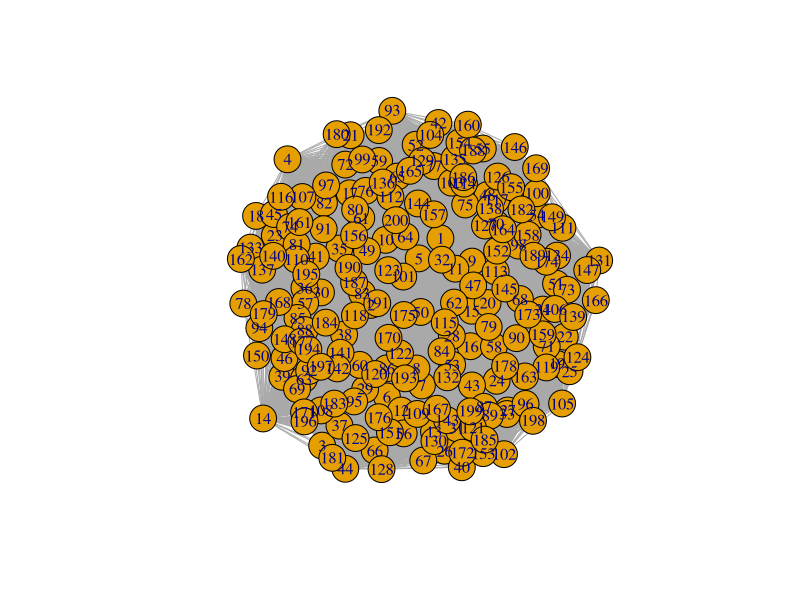
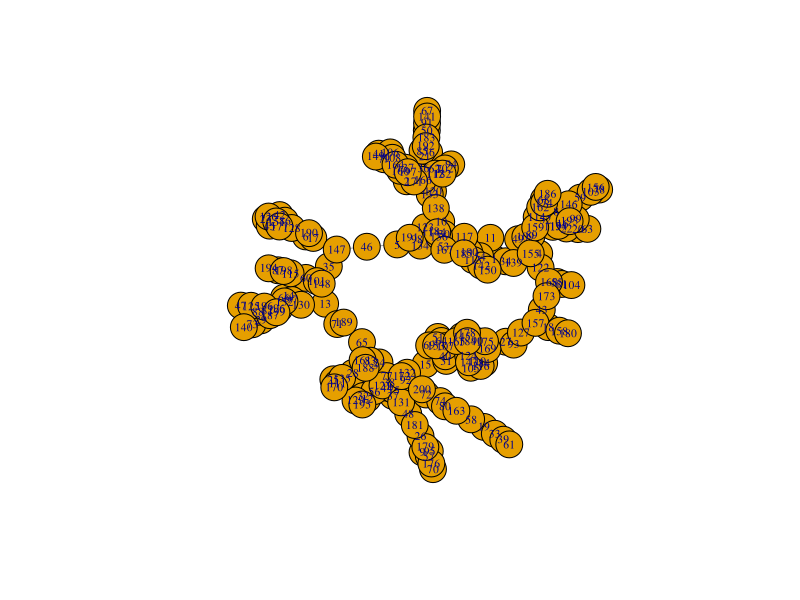

Reproduce these figures in R, in order.
####################
#                  #
# Copiar todo esto #
#                  #
####################
# Hecho con gusto por Carla Carolina Pérez Hernández (UAEH)

# T1_04_REDES COMPLEJAS(1) - Visión de redes complejas - parte 1

# Objetivo: Estimar el Maximum Spanning Tree -árbol de expansión máxima- (asegurar una visión clara del espacio-producto)
# Red troncal: Estructura general de la red: vamos a poder v. redes complejas

# Regla 1: mantener n-1 conexiones como máximo
# Regla 2: Quitar las conexiones con el peso más bajo, nos vamos quedar con las del peso máximo (menos conexiones)
# Regla 3: No crear nodos aislados
# ------------------------------------------------------------------------------------------------------
# En este ejercicio vamos a:
# 1. Usar un matriz hipotetica de datos
# 2. Graficar sus próximos adyacentes


##################################################################
# practica 3: Visión clara del espacio-producto: CASO HIPOTÉTICO #
##################################################################

# 1)la visualización del espacio - producto sea una red conectada: evitar islas de productos aislados. 
# 2)PROBLEMA: tratar de visualizar demasiados enlaces puede crear una complejidad visual innecesaria 
# donde se obstruirán las conexiones más relevantes.
#calculamos el árbol de expansión máxima (MST) de la matriz de proximidad. 
# MST es el conjunto de enlaces que conecta todos los nodos de la red utilizando un número mínimo de conexiones
# y la suma máxima posible de proximidades. 
#Calculamos el MST usando el algoritmo de Kruskal: Básicamente, el algoritmo clasifica los valores de la matriz
# de proximidad en orden descendente y luego incluye enlaces en el MST si y solo si conectan un producto aislado. 
#Por definición, el MST incluye todos los productos, pero el número de enlaces es el mínimo posible.
#Después de seleccionar los enlaces utilizando los criterios mencionados anteriormente, 
# construimos una visualización utilizando un algoritmo de diseño dirigido por la fuerza. 

M <- matrix(runif (200*200, min=0, max=100), ncol=200)
diag (M) <-0
head(M[,1:6])
dim(M)

#crear una matriz aleatoria de 200*200




library (igraph)

g<- graph.adjacency(M, mode = "undirected", weighted = TRUE)
plot(g)

#grafica la matriz

M<- -M
head(M[,1:6])

#Transforma la matriz en en NEGATIVA y para identificar los máximos

g<- graph.adjacency(M, mode = "undirected", weighted = TRUE)
MST <- minimum.spanning.tree(g)
plot(MST, vertex.shapes= "none", vertex.label.cex=.7)
#grafica nueva con matriz negativa, ver el espacio-producto, tecnológico 

A<- get.adjacency(MST, sparse = F)

# matriz de adyacencias (nuevo relacionamiento)
# ver las aristas que hay entre los nodos

head(A)

#VER LAS ARISTAS(PESOS)

write.graph(MST, file = "g.gml", format = "gml")
#nodos n-1

write.csv(A, file = "Adyacentes.csv")
#exportar resultados para cytoscape o gephi